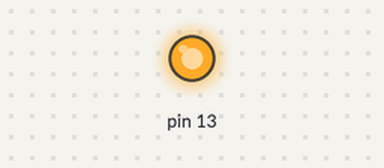
The sketch below on a simulated Arduino Uno, built with avr-gcc and run on an emulated ATmega328P. On the bench: output pins drawn as LEDs (lit = HIGH).

Above: at 0.2 s.
At 11.4 s:
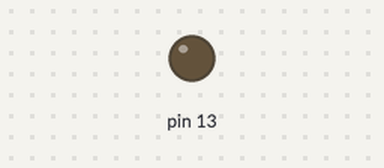
Timing chart, 0 to 16.8 s (numbered marks = the images above):
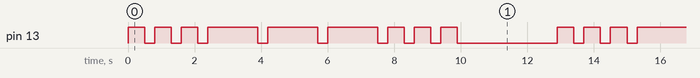

The sketch:

sosSketch.ino
```cpp
/*
SOS
*/

// the setup function runs once when you press reset or power the board
void setup() {
  // initialize digital pin 13 as an output.
  pinMode(13, OUTPUT);
}

// the loop function runs over and over again forever
void loop() {
  digitalWrite(13, HIGH);   // turn the LED on (HIGH is the voltage level)
  delay(500);                       // wait for a second
  digitalWrite(13, LOW);    // turn the LED off by making the voltage LOW
  delay(300);                       // wait for a second
  digitalWrite(13, HIGH);   // turn the LED on (HIGH is the voltage level)
  delay(500);                       // wait for a second
  digitalWrite(13, LOW);    // turn the LED off by making the voltage LOW
  delay(300);                       // wait for a second
  digitalWrite(13, HIGH);   // turn the LED on (HIGH is the voltage level)
  delay(500);                       // wait for a second
  digitalWrite(13, LOW);    // turn the LED off by making the voltage LOW
  delay(300);                       // wait for a second

  digitalWrite(13, HIGH);   // turn the LED on (HIGH is the voltage level)
  delay(1500);                       // wait for a second
  digitalWrite(13, LOW);    // turn the LED off by making the voltage LOW
  delay(300);                       // wait for a second
  digitalWrite(13, HIGH);   // turn the LED on (HIGH is the voltage level)
  delay(1500);                       // wait for a second
  digitalWrite(13, LOW);    // turn the LED off by making the voltage LOW
  delay(300);                       // wait for a second
  digitalWrite(13, HIGH);   // turn the LED on (HIGH is the voltage level)
  delay(1500);                       // wait for a second
  digitalWrite(13, LOW);    // turn the LED off by making the voltage LOW
  delay(300);                       // wait for a second

  digitalWrite(13, HIGH);   // turn the LED on (HIGH is the voltage level)
  delay(500);                       // wait for a second
  digitalWrite(13, LOW);    // turn the LED off by making the voltage LOW
  delay(300);                       // wait for a second
  digitalWrite(13, HIGH);   // turn the LED on (HIGH is the voltage level)
  delay(500);                       // wait for a second
  digitalWrite(13, LOW);    // turn the LED off by making the voltage LOW
  delay(300);                       // wait for a second
  digitalWrite(13, HIGH);   // turn the LED on (HIGH is the voltage level)
  delay(500);                       // wait for a second
  digitalWrite(13, LOW);    // turn the LED off by making the voltage LOW
  delay(3000);                       // wait for a second
}
```

Measured:
- by itself, pin 13: repeats every 12.9 s: 2 × (LOW 0.30 s, HIGH 0.50 s), 3 × (LOW 0.30 s, HIGH 1.5 s), 3 × (LOW 0.30 s, HIGH 0.50 s), LOW 3.0 s, HIGH 0.50 s
- by itself, everything shown: repeats every 12.9 s, in 18 steps
